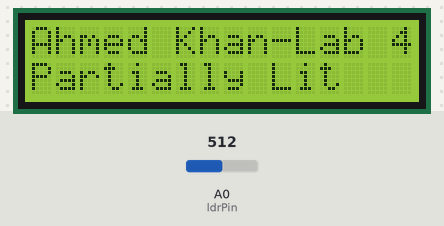
Simulated run of this sketch. Board: Arduino Uno, built with avr-gcc and run on an emulated ATmega328P. On the bench: 16×2 character LCD. The inputs (shaded band) are chosen by the test bench; at power-on: A0 (ldrPin) = 512. What the sketch prints to the serial monitor is not drawn.

Above: at 1.2 s.
1.3 s: A0 (ldrPin) set to 493
At 2.8 s:
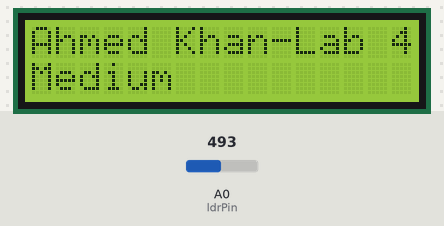
3.5 s: A0 (ldrPin) set to 291
At 4.8 s:
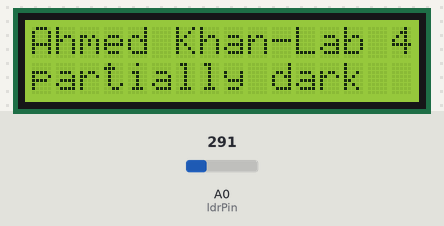
5.5 s: A0 (ldrPin) set to 150
At 6.8 s:
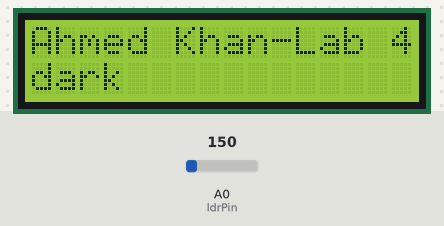
7.6 s: A0 (ldrPin) set to 714
At 8.7 s:
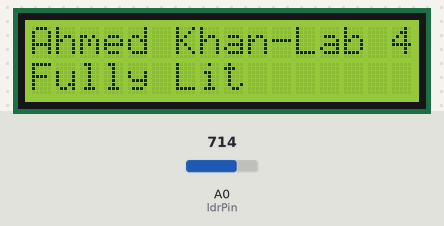
9.6 s: A0 (ldrPin) set to 694
At 10.7 s:
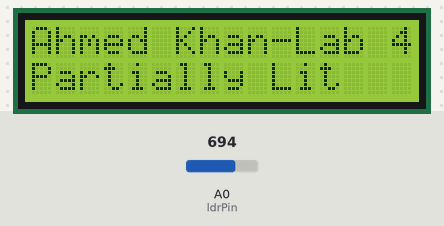
11.6 s: A0 (ldrPin) set to 716
At 12.7 s:
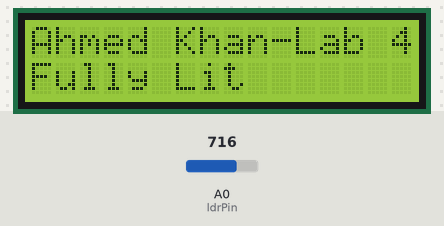
Timing chart, 0 to 14.6 s (numbered marks = the images above; inputs shaded):
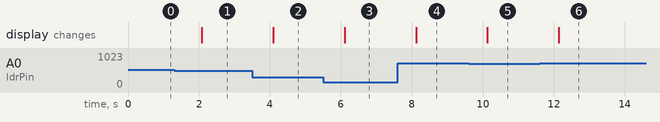

The sketch:

lab4-akhan227.ino
```cpp
/*

  Name: Ahmed Khan, 652469935

  Lab:         Lab 4 - More Complicated Input

  Description:
    A circuit and program that will use a photoresistor and the 16x2 display. The display states the relative amount of
    light in the room (dark, partially dark, medium, partially light, fully lit.) in the room, or fully lit, or somewhere
    in between should be displayed based on the value read from the photocell.
    Ranges of values the photoresistor provides:
      dark:             0-100
      partially dark: 101-301
      medium:         302-502
      partially lit:  503-703
      fully lit:      704+

  Assumptions:
    I first assumed that the photoresistor would only need two wires, one for 5v and 1 for ground (maybe a resistor),
    but it ended up needing an extra wire after the resistor in order to connect to the A0 analog pin.
    I pretty much figured that I would need to figure out how to use the photoresistor, and then connect the same
    components as lab 3 for the lcd, and just write what the lighting is.

  References:
   http://playground.arduino.cc/Learning/PhotoResistor
   https://learn.adafruit.com/photocells

*/

#include <LiquidCrystal.h>

// initialize the library by associating any needed LCD interface pin
// with the arduino pin number it is connected to
const int rs = 12, en = 11, d4 = 5, d5 = 4, d6 = 3, d7 = 2;
LiquidCrystal lcd(rs, en, d4, d5, d6, d7);

const int ldrPin = A0; // the number of the LDR pin

void setup()
{

  Serial.begin(9600);
  pinMode(ldrPin, INPUT);                // initialize the LDR pin as an input

  lcd.begin(16, 2);                      // tell the system that we are using a 16x2 lcd
  lcd.print("Ahmed Khan-Lab 4");         // print name on the first line
  lcd.setCursor(0, 1);                   // move down to the second row
}

void loop()
{
  lcd.clear();                          // clear any content that was previously on the lcd
  lcd.print("Ahmed Khan-Lab 4");        // print name on the first line
  lcd.setCursor(0, 1);                  // move down to the second row

  int ldrStatus = analogRead(ldrPin);   //read the status of the LDR value

  if (ldrStatus >= 704)                            // fully lit
  {
    Serial.println("fully lit");
    Serial.println(ldrStatus);
    lcd.print("Fully Lit");
  }
  else if (ldrStatus >= 503 && ldrStatus <= 703)   // partially lit
  {
    Serial.println("partially lit");
    Serial.println(ldrStatus);
    lcd.print("Partially Lit");
  }
  else if (ldrStatus >= 302 && ldrStatus <= 502)   // medium
  {
    Serial.println("medium lit");
    Serial.println(ldrStatus);
    lcd.print("Medium");
  }
  else if (ldrStatus >= 160 && ldrStatus <= 301)  // partially dark
  {
    Serial.println("partially dark");
    Serial.println(ldrStatus);
    lcd.print("partially dark");
  }
  else                                            // dark
  {
    Serial.println("dark");
    Serial.println(ldrStatus);
    lcd.print("dark");
  }

  // delay a second before the next reading is done
  delay(1000);

} // close loop
```

Measured:
- after the input at 1.3 s, the display: changes after 0.78 s (image 1)
- after the input at 3.5 s, the display: changes after 0.60 s (image 2)
- after the input at 5.5 s, the display: changes after 0.61 s (image 3)
- after the input at 7.6 s, the display: changes after 0.52 s (image 4)
- after the input at 9.6 s, the display: changes after 0.53 s (image 5)
- after the input at 11.6 s, the display: changes after 0.54 s (image 6)
